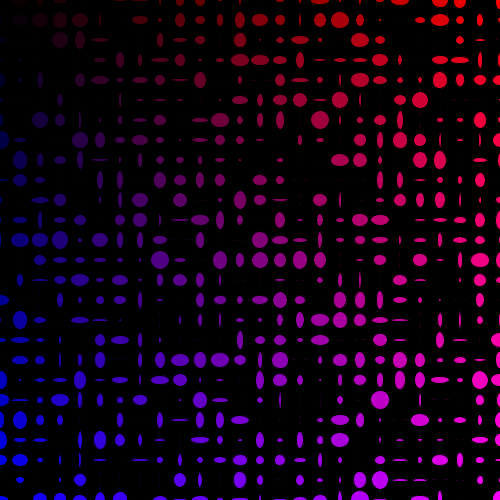
Frame 1 (no input)
Frame 60 (the mouse pressed at the canvas centre just before this capture): identical to frame 1, image omitted
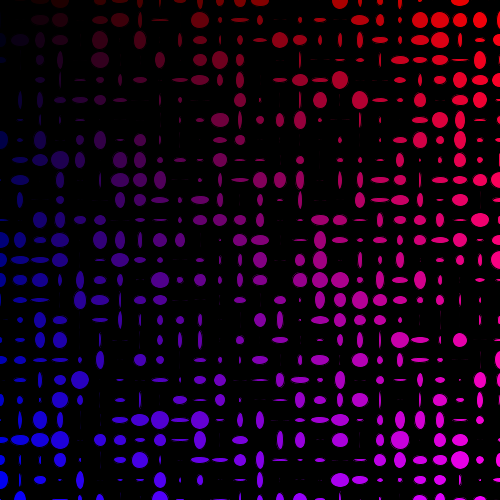
Frame 120 (the mouse held since frame 60 and released just before this capture)

The Processing sketch that drew these frames (run headless with seeded random() and noise(); from frame 60 on, the mouse is pressed at the canvas centre):

// Processing sketch: processing_28397
// ── processing_28397.pde

void setup(){
  size(500,500);
  smooth();
  ellipseMode(CENTER);
}
void draw () {
  
  background (0);
  randomSeed(mouseX);
 
  float x;
  float y;
 
  for (int i=0; i < 40; i = i + 1) {
  for (int j=0; j < 40; j = j + 1) {
 
      
      x = i * 20;
      y = j * 20;
 
      
      fill (i *10, 0, j * 10);
      ellipse (x,  y,  random(20), random(20));
    }
  }
}
  
  

                
